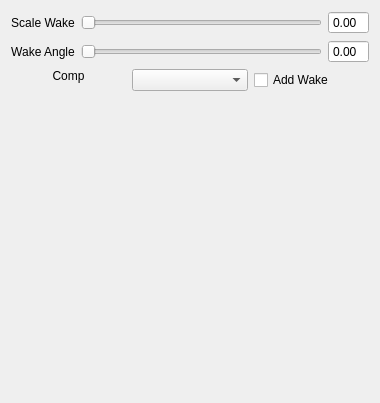
     <widget class="QWidget" name="widget_6">
      <attribute name="title">
       <string>Wakes</string>
      </attribute>
      <layout class="QGridLayout" name="gridLayout_11">
       <item row="0" column="0">
        <widget class="QLabel" name="label_39">
         <property name="text">
          <string>Scale Wake</string>
         </property>
         <property name="alignment">
          <set>Qt::AlignCenter</set>
         </property>
        </widget>
       </item>
       <item row="0" column="1">
        <widget class="DoubleSlider" name="wakeScaleSlider">
         <property name="orientation">
          <enum>Qt::Horizontal</enum>
         </property>
        </widget>
       </item>
       <item row="0" column="2">
        <widget class="QDoubleSpinBox" name="wakeScaleInput">
         <property name="buttonSymbols">
          <enum>QAbstractSpinBox::NoButtons</enum>
         </property>
        </widget>
       </item>
       <item row="1" column="0">
        <widget class="QLabel" name="label_40">
         <property name="text">
          <string>Wake Angle</string>
         </property>
         <property name="alignment">
          <set>Qt::AlignCenter</set>
         </property>
        </widget>
       </item>
       <item row="1" column="1">
        <widget class="DoubleSlider" name="wakeAngleSlider">
         <property name="orientation">
          <enum>Qt::Horizontal</enum>
         </property>
        </widget>
       </item>
       <item row="1" column="2">
        <widget class="QDoubleSpinBox" name="wakeAngleInput">
         <property name="buttonSymbols">
          <enum>QAbstractSpinBox::NoButtons</enum>
         </property>
        </widget>
       </item>
       <item row="2" column="0" colspan="3">
        <layout class="QHBoxLayout" name="horizontalLayout_5">
         <item>
          <widget class="QLabel" name="label_38">
           <property name="text">
            <string>Comp</string>
           </property>
           <property name="alignment">
            <set>Qt::AlignHCenter|Qt::AlignTop</set>
           </property>
          </widget>
         </item>
         <item alignment="Qt::AlignTop">
          <widget class="QComboBox" name="wakeCompChoice"/>
         </item>
         <item>
          <widget class="QCheckBox" name="addWakeButton">
           <property name="text">
            <string>Add Wake</string>
           </property>
          </widget>
         </item>
        </layout>
       </item>
       <item row="3" column="0" colspan="3">
        <spacer name="verticalSpacer_2">
         <property name="orientation">
          <enum>Qt::Vertical</enum>
         </property>
         <property name="sizeHint" stdset="0">
          <size>
           <width>358</width>
           <height>301</height>
          </size>
         </property>
        </spacer>
       </item>
      </layout>
     </widget>
